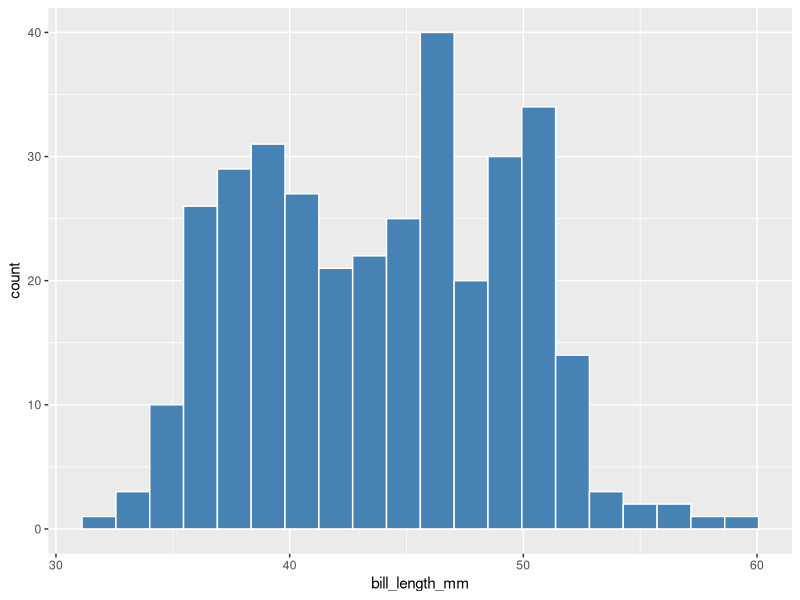
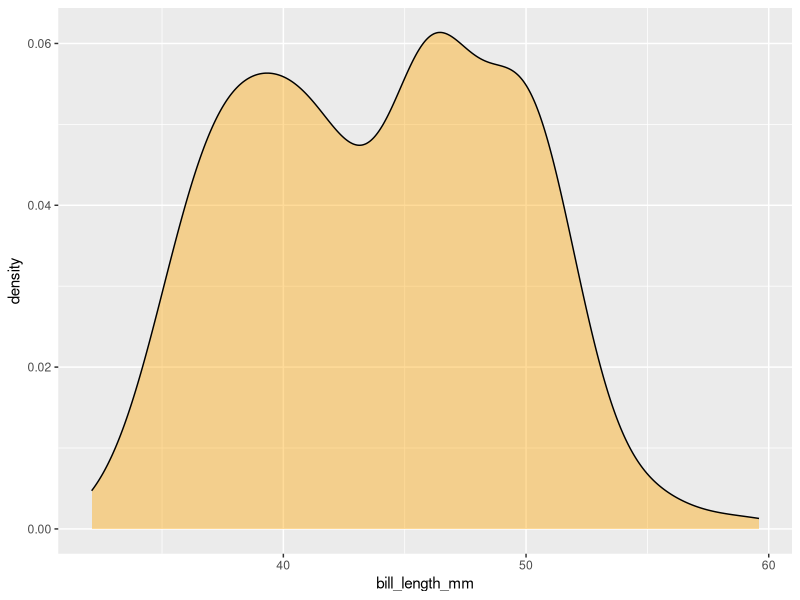

Recreate these plots in R, in order.
## ---- chunk 1
knitr::opts_chunk$set(echo = TRUE)
## ---- chunk 2
# install.packages("tidyverse")
# install.packages("palmerpenguins")
## ---- chunk 3
library(tidyverse)
library(palmerpenguins)
## ---- chunk 4
ggplot(penguins, aes(x = bill_length_mm)) +
  geom_histogram(bins = 20, fill = "steelblue", colour = "white")
## ---- chunk 5
ggplot(penguins, aes(x = bill_length_mm)) +
  geom_density(fill = "orange", alpha = 0.4)
## ---- chunk 6

## ---- chunk 7

## ---- chunk 8
